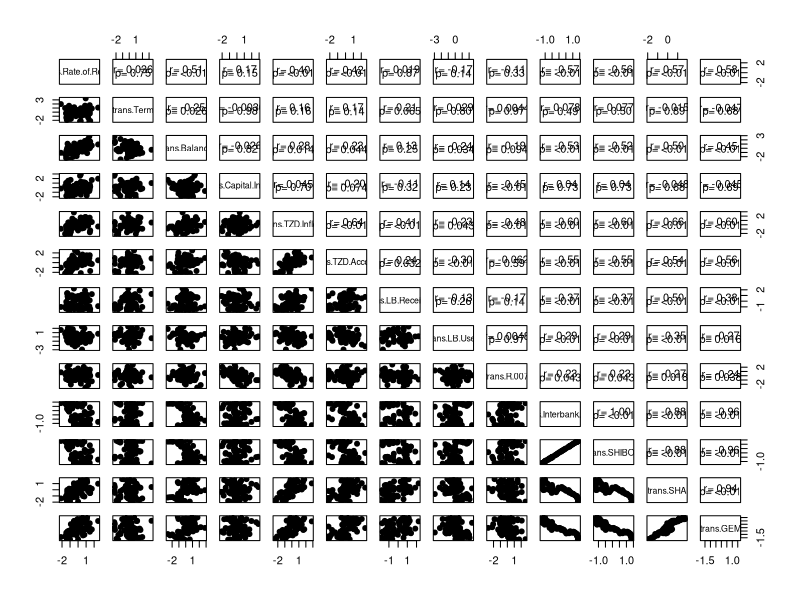
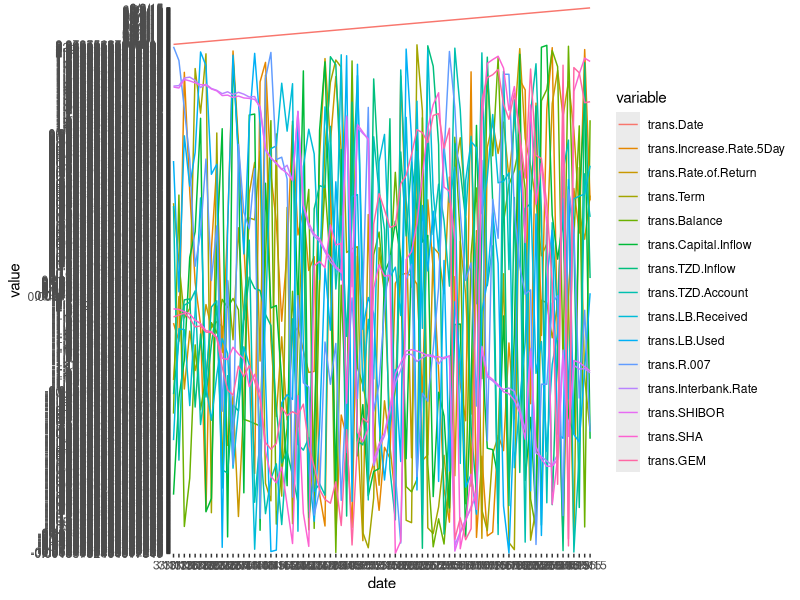

Write R code to recreate these figures, in order.
## ---- chunk 1
setwd("/Users/ewenwang/Dropbox/Data Science/DMAIC/Case Study/3-Analyze")

require(dplyr)

df = data.frame(read.csv("data.csv", header = T)[-c(1:4),-c(2:3)])
## ---- chunk 2
require(caret)

trans = preProcess(df[,-1], c("BoxCox", "center", "scale"))
predictorsTrans = data.frame(trans = predict(trans, df[,-1]))

X = predictorsTrans[,-1]
y = predictorsTrans[,1]
trans.df = data.frame(data = df[,1], y, X)
## ---- chunk 3
panel.cor <- function(x, y, digits = 2, cex.cor, ...) {
  usr <- par("usr")
  on.exit(par(usr))
  par(usr = c(0, 1, 0, 1))
  # correlation coefficient
  r <- cor(x, y)
  txt <- format(c(r, 0.123456789), digits = digits)[1]
  txt <- paste("r= ", txt, sep = "")
  text(0.5, 0.6, txt)
  # p-value calculation
  p <- cor.test(x, y)$p.value
  txt2 <- format(c(p, 0.123456789), digits = digits)[1]
  txt2 <- paste("p= ", txt2, sep = "")
  if (p < 0.01) 
    txt2 <- paste("p= ", "<0.01", sep = "")
  text(0.5, 0.4, txt2)
}

pairs(X, pch = 19, upper.panel = panel.cor)
## ---- chunk 4
require(ggplot2)
require(reshape2)

df = data.frame(read.csv("data.csv", header = T)[-c(1:4),-c(2:3)])
trans = preProcess(df[,-1], c("BoxCox", "center", "scale"))
predictorsTrans = data.frame(date = df[,1], trans = predict(trans, df))

meltdf <- melt(predictorsTrans, "date")
ggplot(meltdf,aes(x=date,y=value,colour=variable,group=variable)) + geom_line()
